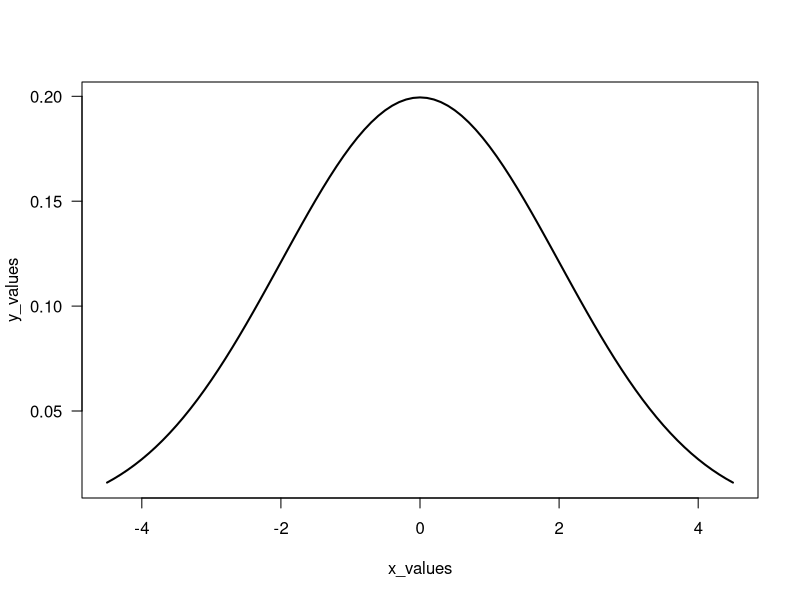
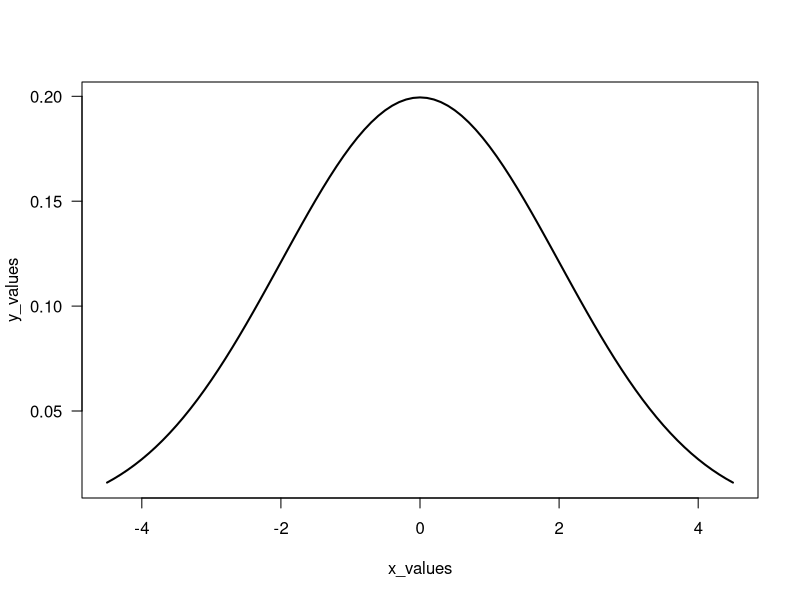
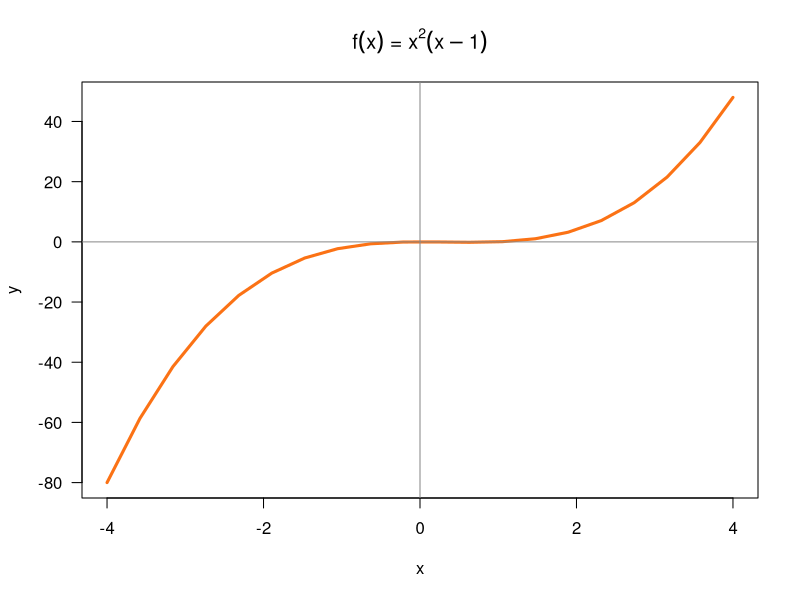

R code for these plots, in order:
## ---- chunk 1
# your function f()
f <- function(x){
  x^2
}

## ---- chunk 2
# your function g()
g <- function(x){
  2 * x + 5
}
## ---- chunk 3
f(2)
f(-5)

g(0)
g(-5/2)
## ---- chunk 4
# your function fog()
fog <- function(x){
  f(g(x))
}
## ---- chunk 5
# your function gof()
gof <- function(x){
  g(f(x))
}
## ---- chunk 6
fog(2)
fog(-5)

gof(0)
gof(-5/2)
## ---- chunk 7
# your pythagoras() function
pythagoras <- function(a, b){
  a^2 + b^2
}

## ---- chunk 8
# your test
pythagoras(3, 4)

## ---- chunk 9
# your test
pythagoras <- function(a, b){
  b <- a
  a^2 + b^2
}

pythagoras(5)
## ---- chunk 10
miles2kms <- function(x) {
  # fill in
  x * 1.6
}
a <- c(1:9, seq(from = 10, to = 100, by = 10))
df <- data.frame(a, miles2kms(a))
colnames(df) <- c("miles", "kms")
df
## ---- chunk 11
# your gallons2liters() function
gallons2liters <- function(x){
  x * 3.78541
}

## ---- chunk 12
# your liters2gallons() function
liters2gallons <- function(x){
  x/3.78541
}

df2 <- data.frame(a, liters2gallons(a))
colnames(df2) <- c("liters", "gallons")
df2

## ---- chunk 13
# your code
seconds2years <- function(x){
  x/31536000
}

seconds2years(1000000000)

## ---- chunk 14
# your code
gaussian <- function(x, m, s){
  exp(1)^((-1/2) * ((x - m)/s)^2)/(s * sqrt(2 * pi))
}

gaussian(1, 0, 2)

## ---- chunk 15
# compare with dnorm()
dnorm(x = 1, mean = 0, sd = 2)
## ---- chunk 16
# you should get a plot like this one
x_values <- seq(from = -4.5, to = 4.5, by = 0.1)
y_values <- dnorm(x_values, mean = 0, sd = 2)
plot(x_values, y_values, las = 1, type = "l", lwd = 2)
## ---- chunk 17
# your code
x_values <- seq(from = -4.5, to = 4.5, by = 0.1)
y_values <- gaussian(x_values, m = 0, s = 2)
plot(x_values, y_values, las = 1, type = "l", lwd = 2)
## ---- chunk 18
poly1 <- function(x) {
  (x^2) * (x - 1)
}
## ---- chunk 19
# set of points
x <- seq(-4, 4, length.out = 20)
y <- poly1(x)

# graph polynomial
plot(x, y, type = 'l', lwd = 3, col = "#FB7215", las = 1)
abline(h = 0, v = 0, col = '#888888aa', lwd = 1.5)
title(main = expression(paste(f(x), ' = ', x^2, (x - 1))))
## ---- chunk 20
# your descriptive() function
descriptive <- function() {
  # fill in

}
## ---- chunk 21
choose(n = 5, k = 2)
## ---- chunk 22
factorial(4)
## ---- chunk 23
z <- 100*pi
# Fill in the following if-else statements. You may (or may not) 
# have to add or subtract else if or else statements.
if (TRUE) { # Replace TRUE with a condition.
  
} else if (TRUE) { # Replace TRUE with a condition.
  
} else {
  
}
## ---- chunk 24
y <- 1 # Change this value!

if (y > 0) {
  print("positive")
} else if (y < 0) {
  print("negative")
} else {
  print("zero?")
}
## ---- chunk 25
# Convert the day of the week into a number.
day <- "Tuesday" # Change this value!

if (day == 'Sunday') {
  num_day <- 1
} else {
  if (day == "Monday") {
    num_day <- 2
  } else {
    if (day == "Tuesday") {
      num_day <- 3
    } else {
      if (day == "Wednesday") {
        num_day <- 4
      } else {
        if (day == "Thursday") {
          num_day <- 5
        } else {
          if (day == "Friday") {
            num_day <- 6
          } else {
            if (day == "Saturday") {
              num_day <- 7
            }
          }
        }
      }
    }
  }
}


num_day
## ---- chunk 26
# Convert the day of the week into a number.
day <- "Tuesday" # Change this value!

if (day == 'Sunday') {
  num_day <- 1
} else if (day == "Monday") {
  num_day <- 2
} else if (day == "Tuesday") {
  num_day <- 3
} else if (day == "Wednesday") {
  num_day <- 4
} else if (day == "Thursday") {
  num_day <- 5
} else if (day == "Friday") {
  num_day <- 6
} else if (day == "Saturday") {
  num_day <- 7
}

num_day
## ---- chunk 27
# Convert the day of the week into a number.
day <- "Tuesday" # Change this value!

switch(day, # The expression to be evaluated.
  Sunday = 1,
  Monday = 2,
  Tuesday = 3,
  Wednesday = 4,
  Thursday = 5,
  Friday = 6,
  Saturday = 7,
  NA) # an (optional) default value if there are no matches
## ---- chunk 28
# Convert a number into a day of the week.
day_num <- 3 # Change this value!

switch(day_num,
  "Sunday",
  "Monday",
  "Tuesday",
  "Wednesday",
  "Thursday",
  "Friday",
  "Saturday")
